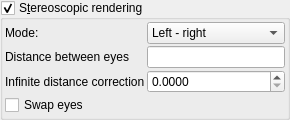
    <widget class="MyGroupBox" name="groupCheck_stereo_enabled">
     <property name="toolTip">
      <string>&lt;html&gt;&lt;head/&gt;&lt;body&gt;&lt;p&gt;Enables rendering of stereoscopic images and animations for viewing with 3D glasses.&lt;/p&gt;&lt;/body&gt;&lt;/html&gt;</string>
     </property>
     <property name="title">
      <string>S&amp;tereoscopic rendering</string>
     </property>
     <property name="checkable">
      <bool>true</bool>
     </property>
     <layout class="QVBoxLayout" name="verticalLayout_147">
      <property name="spacing">
       <number>2</number>
      </property>
      <property name="leftMargin">
       <number>2</number>
      </property>
      <property name="topMargin">
       <number>2</number>
      </property>
      <property name="rightMargin">
       <number>2</number>
      </property>
      <property name="bottomMargin">
       <number>2</number>
      </property>
      <item>
       <layout class="QGridLayout" name="gridLayout_11" columnstretch="0,2,1">
        <property name="spacing">
         <number>2</number>
        </property>
        <item row="1" column="0">
         <widget class="QLabel" name="label_69">
          <property name="text">
           <string>Distance between eyes</string>
          </property>
         </widget>
        </item>
        <item row="0" column="1" colspan="2">
         <widget class="QComboBox" name="comboBox_stereo_mode">
          <property name="toolTip">
           <string>&lt;html&gt;&lt;head/&gt;&lt;body&gt;&lt;p&gt;Defines how stereoscopic image will be rendered.&lt;/p&gt;&lt;p&gt;Left-right - View for left eye will be rendered on the left side of the image. View for right eye will be on the right side.&lt;/p&gt;&lt;p&gt;Top-bottom - View for left eye will be rendered on the top half of the image. View for right eye will be on the bottom half of the image.&lt;/p&gt;&lt;p&gt;Anaglyph red/cyan - Image will be rendered as an anaglyph dedicated for red/cyan 3D glasses. Using this option it is possible to edit the fractal with 3D view directly in the application window using regular display.  Cheap 3D glasses are all that is required. For fractal exploration it is recomended to not use SSAO ambient occlusion, because it is rendered in 2 passes (try to use &amp;quot;Fast&amp;quot; ambient occlusion).&lt;/p&gt;&lt;/body&gt;&lt;/html&gt;</string>
          </property>
          <item>
           <property name="text">
            <string>Left - right</string>
           </property>
          </item>
          <item>
           <property name="text">
            <string>Top - bottom</string>
           </property>
          </item>
          <item>
           <property name="text">
            <string>Anaglyph - red/cyan</string>
           </property>
          </item>
         </widget>
        </item>
        <item row="0" column="0">
         <widget class="QLabel" name="label_70">
          <property name="text">
           <string>Mode:</string>
          </property>
         </widget>
        </item>
        <item row="3" column="0" colspan="3">
         <widget class="MyCheckBox" name="checkBox_stereo_swap_eyes">
          <property name="sizePolicy">
           <sizepolicy hsizetype="Minimum" vsizetype="Maximum">
            <horstretch>0</horstretch>
            <verstretch>0</verstretch>
           </sizepolicy>
          </property>
          <property name="toolTip">
           <string>&lt;html&gt;&lt;head/&gt;&lt;body&gt;&lt;p&gt;Swaps left and right eye on rendered image.&lt;/p&gt;&lt;/body&gt;&lt;/html&gt;</string>
          </property>
          <property name="text">
           <string>Swap eyes</string>
          </property>
         </widget>
        </item>
        <item row="2" column="0">
         <widget class="QLabel" name="label_71">
          <property name="text">
           <string>Infinite distance correction</string>
          </property>
         </widget>
        </item>
        <item row="1" column="1" colspan="2">
         <widget class="MyLineEdit" name="logedit_stereo_eye_distance">
          <property name="toolTip">
           <string>&lt;html&gt;&lt;head/&gt;&lt;body&gt;&lt;p&gt;The distance between two virtual eyes. Higher values make the 3D effect more intense. &lt;/p&gt;&lt;p&gt;The optimal distance between eyes is about 1%-5% of the distance to the viewed object. &lt;/p&gt;&lt;/body&gt;&lt;/html&gt;</string>
          </property>
         </widget>
        </item>
        <item row="2" column="1" colspan="2">
         <widget class="MyDoubleSpinBox" name="spinbox_stereo_infinite_correction">
          <property name="sizePolicy">
           <sizepolicy hsizetype="Minimum" vsizetype="Maximum">
            <horstretch>0</horstretch>
            <verstretch>0</verstretch>
           </sizepolicy>
          </property>
          <property name="toolTip">
           <string>&lt;html&gt;&lt;head/&gt;&lt;body&gt;&lt;p&gt;Adjusts the appearance of the 3D effect for the furthest objects (or background). If the value of this parameter is higher then the background objects will appear further away. &lt;/p&gt;&lt;p&gt;As an example, the optimal value of this parameter for a 24 inch display could be about 0.4. For bigger display this value should be lower. &lt;/p&gt;&lt;/body&gt;&lt;/html&gt;</string>
          </property>
          <property name="prefix">
           <string/>
          </property>
          <property name="suffix">
           <string/>
          </property>
          <property name="decimals">
           <number>4</number>
          </property>
          <property name="minimum">
           <double>0.000000000000000</double>
          </property>
          <property name="maximum">
           <double>10.000000000000000</double>
          </property>
          <property name="singleStep">
           <double>1.000000000000000</double>
          </property>
          <property name="value">
           <double>0.000000000000000</double>
          </property>
         </widget>
        </item>
       </layout>
      </item>
     </layout>
    </widget>
